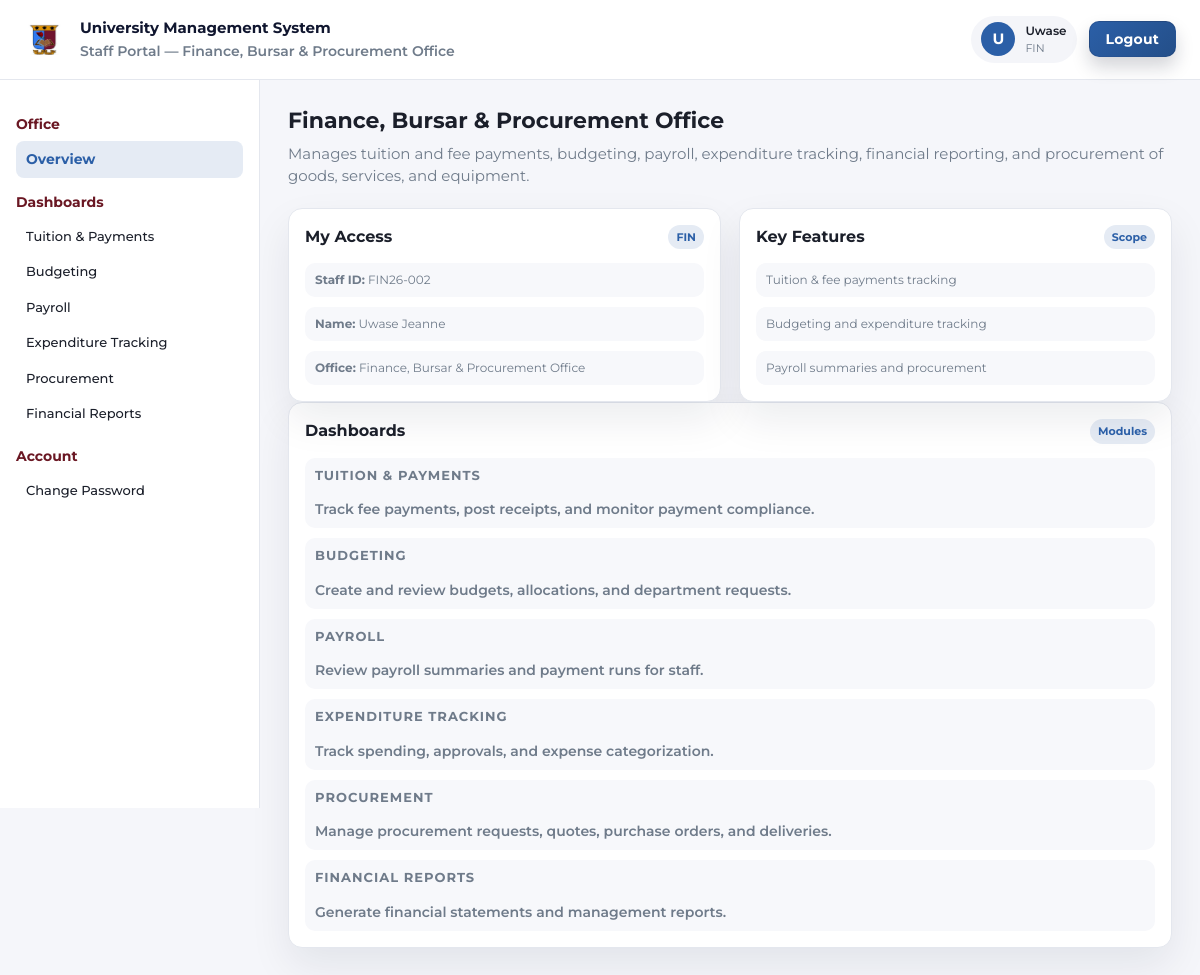
Page /dashboard/staff/FIN/ (signed in) on the committed database.
### dashboard/models.py (models this page shows, shortened)
class StaffProfile(models.Model):
    user = models.OneToOneField(
        settings.AUTH_USER_MODEL,
        on_delete=models.CASCADE,
        related_name="staffprofile",
    )
    staff_id = models.CharField(max_length=20, unique=True)
    office_code = models.CharField(max_length=3, choices=OFFICE_CHOICES)
    issue_year = models.PositiveIntegerField()
    sequence = models.PositiveIntegerField()
    first_name = models.CharField(max_length=100, blank=True, default="")
    surname = models.CharField(max_length=100, blank=True, default="")
    last_name = models.CharField(max_length=100, blank=True, default="")
    full_name = models.CharField(max_length=200)
    assigned_password = models.CharField(max_length=64, blank=True, default="")
    is_active = models.BooleanField(default=True)
    deactivated_at = models.DateTimeField(null=True, blank=True)
    created_at = models.DateTimeField(auto_now_add=True)
    class Meta:
        constraints = [
            models.UniqueConstraint(
                fields=["office_code", "issue_year", "sequence"],
                name="uniq_staff_sequence_per_office_year",
            )
        ]
        indexes = [
            models.Index(fields=["office_code", "issue_year"]),
        ]

### dashboard/views/staff.py (the view)
# urls.py: path('staff/<str:office_code>/', staff_office_dashboard, name='staff_office_dashboard'),
@login_required
def staff_office_dashboard(request, office_code):
    staff_profile, response = _require_staff_access(request, office_code)
    if response is not None:
        return response
    office_code = (office_code or "").strip().upper()
    office_map = dict(OFFICE_CHOICES)
    return render(
        request,
        "dashboard/staff/office_dashboard.html",
        {
            "current_page": "staff.overview",
            "office_code": office_code,
            "office_label": office_map[office_code],
            "office_purpose": OFFICE_PURPOSE.get(office_code, ""),
            "office_features": OFFICE_FEATURES.get(office_code, []),
            "office_modules": _get_office_modules(office_code),
            "staff_id": staff_profile.staff_id,
            "staff_name": staff_profile.full_name or request.user.first_name or request.user.username,
        },
    )

### dashboard/context_processors.py (called while the page is built)
def _portal_code_from_path(path: str) -> str:
    path = (path or "").lower()
    if path.startswith("/dashboard/student/") or path.startswith("/dashboard/applicant/"):
        return "student"
    if path.startswith("/dashboard/lecturer/"):
        return "lecturer"
    if path.startswith("/dashboard/staff/"):
        return "staff"
    if path.startswith("/dashboard/admin/"):
        return "admin"
    return ""

### dashboard/views/staff.py (called while the page is built)
def _is_staff(user):
    profile = getattr(user, "userprofile", None)
    return bool(profile and profile.role == "staff")

def _get_office_modules(office_code: str):
    office_code = (office_code or "").strip().upper()
    return OFFICE_MODULES.get(office_code, [])

def _require_staff_access(request, office_code: str):
    if not _is_staff(request.user):
        return None, redirect("home")
    staff_profile = getattr(request.user, "staffprofile", None)
    if staff_profile is None:
        return None, redirect("home")
    if not staff_profile.is_active or not request.user.is_active:
        return None, redirect("home")
    office_code = (office_code or "").strip().upper()
    office_map = dict(OFFICE_CHOICES)
    if office_code not in office_map:
        raise Http404("Unknown office")
    if staff_profile.office_code != office_code:
        return staff_profile, redirect("staff_office_dashboard", office_code=staff_profile.office_code)
    return staff_profile, None

### dashboard/templates/dashboard/staff/office_dashboard.html (shortened to what this page needs)
{% extends "dashboard/staff/base.html" %}
{% block main %}
  <section class="page-header">
    <div>
      <h1>{{ office_label }}</h1>
      <p>{{ office_purpose }}</p>
    </div>
  </section>
  <section class="content-grid">
    <section class="panel">
      <div class="panel-header">
        <h2>My Access</h2>
        <span class="panel-pill">{{ office_code }}</span>
      </div>
      <ul class="activity-list">
        <li><strong>Staff ID:</strong> {{ staff_id }}</li>
        <li><strong>Name:</strong> {{ staff_name }}</li>
        <li><strong>Office:</strong> {{ office_label }}</li>
      </ul>
    </section>
    <section class="panel">
      <div class="panel-header">
        <h2>Key Features</h2>
        <span class="panel-pill">Scope</span>
      </div>
      <ul class="activity-list">
        {% for item in office_features %}
          <li>{{ item }}</li>
        {% empty %}
          <li>Office features not configured yet.</li>
        {% endfor %}
      </ul>
    </section>
  </section>
  <section class="panel">
    <div class="panel-header">
      <h2>Dashboards</h2>
      <span class="panel-pill">Modules</span>
    </div>
    <ul class="activity-list">
      {% for m in office_modules %}
        <li>
          <a class="nav-title-link" href="{% url 'staff_office_module' office_code=office_code module_slug=m.slug %}">{{ m.title }}</a>
          <div class="brand-sub" style="margin:2px 0 0;">{{ m.description }}</div>
        </li>
      {% empty %}
        <li>Modules for this office are not configured yet.</li>
      {% endfor %}
    </ul>
  </section>
{% endblock %}

### dashboard/templates/dashboard/staff/base.html (shortened to what this page needs)
{% load static %}
<!DOCTYPE html>
<html lang="en">
  <head>
    <link rel="stylesheet" href="{% static 'dashboard/staff.css' %}">
  </head>
  <body>
    <div class="student-shell">
      <header class="topbar">
        <div class="brand">
          <img class="brand-logo" src="{% static 'website/UoKlogo.png' %}" alt="University logo">
          <div>
            <p class="brand-title">University Management System</p>
            <p class="brand-sub">Staff Portal{% if office_label %} — {{ office_label }}{% endif %}</p>
          </div>
        </div>
        <div class="topbar-actions">
          <div class="user-pill">
            <div class="user-avatar">{{ user.first_name|default:user.username|slice:":1" }}</div>
            <div>
              <p class="user-name">{{ user.first_name|default:user.username }}</p>
              <p class="user-role">{{ office_code|default:"Staff" }}</p>
            </div>
          </div>
          <form class="logout-form" method="post" action="{% url 'logout' %}">
            <button class="logout-btn" type="submit">Logout</button>
          </form>
        </div>
      </header>
      <aside class="sidebar">
        <nav class="nav">
          {% if office_code == "HRM" %}
            <div class="nav-group">
              <p class="nav-label">Overview</p>
              <a class="nav-link {% if current_page == 'staff.overview' %}active{% endif %}" href="{% url 'staff_office_dashboard' office_code=office_code %}">Dashboard</a>
            </div>
            <div class="nav-group">
              <p class="nav-label">Staff Management</p>
              <a class="nav-link" href="#">All Staff Directory</a>
              <a class="nav-link {% if current_page == 'staff.module.academic-staff' %}active{% endif %}" href="{% url 'staff_office_module' office_code=office_code module_slug='academic-staff' %}">Academic Staff</a>
              <a class="nav-link" href="#">Administrative Staff</a>
              <a class="nav-link" href="#">Support Staff</a>
              <a class="nav-link" href="#">Onboarding</a>
              <a class="nav-link" href="#">Contract Renewals</a>
              <a class="nav-link" href="#">Separations &amp; Exit</a>
            </div>
            <div class="nav-group">
              <p class="nav-label">Recruitment</p>
              <a class="nav-link" href="#">Open Positions</a>
              <a class="nav-link" href="#">Applications Pipeline</a>
              <a class="nav-link" href="#">Interview Schedule</a>
              <a class="nav-link" href="#">Offer Management </a>
              <a class="nav-link" href="#">Faculty Recruitment Dashboard</a>
            </div>
            <div class="nav-group">
              <p class="nav-label">Leave &amp; Attendance</p>
              <a class="nav-link" href="#">Pending Requests</a>
              <a class="nav-link" href="#">Leave Calendar</a>
              <a class="nav-link" href="#">Today's Attendance</a>
              <a class="nav-link" href="#">Leave Balances</a>
              <a class="nav-link" href="#">Attendance Reports</a>
            </div>
            <div class="nav-group">
              <p class="nav-label">Performance Management</p>
              <a class="nav-link" href="#">Pending Appraisals</a>
              <a class="nav-link" href="#">Overdue Appraisals </a>
              <a class="nav-link" href="#">Academic Staff Evaluation</a>
              <a class="nav-link" href="#">Completed Appraisals</a>
              <a class="nav-link" href="#">Appraisal Calendar</a>
            </div>
            <div class="nav-group">
              <p class="nav-label">Training &amp; Development</p>
              <a class="nav-link" href="#">Upcoming Trainings</a>
              <a class="nav-link" href="#">Training Catalog</a>
              <a class="nav-link" href="#">Enrollment Tracker</a>
              <a class="nav-link" href="#">Faculty Development Programs</a>
              <a class="nav-link" href="#">Certification &amp; Compliance</a>
            </div>
            <div class="nav-group">
              <p class="nav-label">Payroll &amp; Compensation</p>
              <a class="nav-link" href="#">Current Payroll Run</a>
              <a class="nav-link" href="#">Payroll History</a>
              <a class="nav-link" href="#">Salary Structure</a>
              <a class="nav-link" href="#">Lecturer Workload Compensation</a>
              <a class="nav-link" href="#">Benefits Administration</a>
              <a class="nav-link" href="#">Deductions &amp; Tax</a>
            </div>
          {% else %}
            <div class="nav-group">
              <p class="nav-label">Office</p>
              <a class="nav-link {% if current_page == 'staff.overview' %}active{% endif %}" href="{% url 'staff_office_dashboard' office_code=office_code %}">Overview</a>
            </div>
            {% if office_modules %}
              <div class="nav-group">
                <p class="nav-label">Dashboards</p>
                {% for m in office_modules %}
                  <a class="nav-link {% if current_page == 'staff.module.'|add:m.slug %}active{% endif %}" href="{% url 'staff_office_module' office_code=office_code module_slug=m.slug %}">{{ m.title }}</a>
                {% endfor %}
              </div>
            {% endif %}
          {% endif %}
          <div class="nav-group">
            <p class="nav-label">Account</p>
            <a class="nav-link" href="{% url 'password_change' %}">Change Password</a>
          </div>
        </nav>
      </aside>
      <main class="main">
        {% block main %}{% endblock %}
      </main>
    </div>
  </body>
</html>

### dashboard/static/dashboard/staff.css (style rules this page uses)
:root { --maroon:#6a1723; --maroon-dark:#7a1c2b; --blue:#2b5fa7; --navy:#10162f; --bg:#f5f6fa; --card:#ffffff; --muted:#6f7b8a; --border:#e4e7ee; --shadow:0 18px 40px rgba(16, 22, 47, 0.08); }
*, *::before, *::after { box-sizing:border-box; }
html,body { margin:0; padding:0; font-family:"Montserrat", system-ui, -apple-system, "Segoe UI", Roboto, "Helvetica Neue", Arial; font-size:15px; line-height:1.5; color:#1b1f2a; background:var(--bg); }
.student-shell { display:grid; grid-template-columns:260px 1fr; grid-template-rows:auto 1fr; min-height:100vh; }
.topbar { grid-column:1 / -1; display:flex; align-items:center; justify-content:space-between; gap:16px; background:#fff; padding:16px 24px; border-bottom:1px solid var(--border); position:sticky; top:0; z-index:10; }
.brand { display:flex; align-items:center; gap:14px; }
.brand-logo { width:42px; height:42px; object-fit:contain; padding:4px; background:#fff; }
.brand-title { margin:0; font-weight:700; font-size:15px; color:var(--navy); }
.brand-sub { margin:2px 0 0; color:var(--muted); font-size:14px; font-weight: 600; }
.topbar-actions { display:flex; align-items:center; gap:12px; }
.user-pill { display:flex; align-items:center; gap:10px; background:#f4f5f9; padding:6px 10px; border-radius:999px; }
.user-avatar { width:34px; height:34px; border-radius:50%; background:var(--blue); color:#fff; display:flex; align-items:center; justify-content:center; font-weight:700; }
.user-name { margin:0; font-weight:600; font-size:12px; }
.user-role { margin:0; font-size:11px; color:var(--muted); }
.logout-btn { border:1px solid rgba(16, 22, 47, 0.12); cursor:pointer; background:linear-gradient(135deg, #2b5fa7, #244f89); color:#fff; text-decoration:none; padding:8px 16px; border-radius:10px; font-family:"Montserrat", system-ui, -apple-system, "Segoe UI", Roboto, "Helvetica Neue", Arial; font-size:14px; font-weight:700; letter-spacing:0.2px; box-shadow:0 10px 18px rgba(16, 22, 47, 0.18); transition:transform 0.15s ease, box-shadow 0.15s ease, background 0.15s ease, border-color 0.15s ease, filter 0.15s ease; display:inline-flex; align-items:center; gap:6px; }
.sidebar { background:#fff; border-right:1px solid var(--border); padding:20px 16px 40px; position:sticky; top:72px; align-self:start; height:calc(100vh - 72px); overflow:auto; }
.nav-title-link { display:inline-flex; margin:0 0 12px; text-decoration:none; font-size:13px; font-weight:700; text-transform:uppercase; letter-spacing:1px; color:var(--muted); }
.nav-group { margin-bottom:14px; }
.nav-label { margin:14px 0 6px; font-size:14px; color:var(--maroon); font-weight:700; }
.nav-link { display:flex; align-items:center; justify-content:space-between; gap:10px; padding:8px 10px; border-radius:8px; text-decoration:none; color:#1b1f2a; font-weight:500; font-size:13px; }
.nav-link.active { background:rgba(43, 95, 167, 0.12); color:var(--blue); font-size: 14px; font-weight:700; }
.main { padding:24px 28px 48px; }
.page-header { display:flex; align-items:center; justify-content:space-between; gap:16px; margin-bottom:20px; }
.page-header h1 { margin:0 0 6px; font-size:22px; }
.page-header p { margin:0; color:var(--muted); }
.activity-list { list-style:none; margin:0; padding:0; display:grid; gap:10px; color:var(--muted); font-size:12px; }
.activity-list li { padding:8px 10px; border-radius:10px; background:#f7f8fb; }
.content-grid { display:grid; grid-template-columns:repeat(2, minmax(0, 1fr)); gap:18px; }
.panel { background:var(--card); border:1px solid var(--border); border-radius:14px; padding:16px; box-shadow:var(--shadow); }
.panel-header { display:flex; align-items:center; justify-content:space-between; margin-bottom:14px; }
.panel-header h2 { margin:0; font-size:16px; }
.panel-pill { background:rgba(43, 95, 167, 0.12); color:var(--blue); padding:4px 8px; border-radius:999px; font-size:11px; font-weight:700; }

### rows in the picture
StaffProfile: office_code "FIN", staff "FIN26-002", full_name "Uwase Jeanne"

### other values in the picture
{{ office_label }} "Finance, Bursar & Procurement Office"
{{ user.first_name|default:user.username|slice:":1" }} "U"
{{ user.first_name|default:user.username }} "Uwase"
{{ m.title }} "Tuition & Payments" "Budgeting" "Payroll" "Expenditure Tracking" "Procurement" "Financial Reports"
{{ office_purpose }} "Manages tuition and fee payments, budgeting, payroll, expenditure tracking, financial reporting, and procurement of goods, services, and equipment."
{{ item }} "Tuition & fee payments tracking" "Budgeting and expenditure tracking" "Payroll summaries and procurement"
{{ m.title }} "TUITION & PAYMENTS" "BUDGETING" "PAYROLL" "EXPENDITURE TRACKING" "PROCUREMENT" "FINANCIAL REPORTS"
{{ m.description }} "Track fee payments, post receipts, and monitor payment compliance." "Create and review budgets, allocations, and department requests." "Review payroll summaries and payment runs for staff." "Track spending, approvals, and expense categorization." "Manage procurement requests, quotes, purchase orders, and deliveries." "Generate financial statements and management reports."
